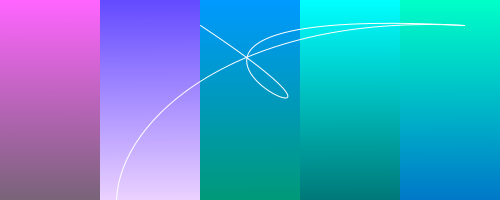
Frame 1 (no input)
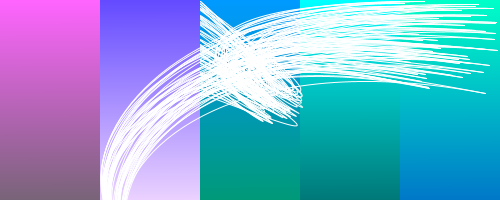
Frame 60 (the mouse pressed at the canvas centre just before this capture)
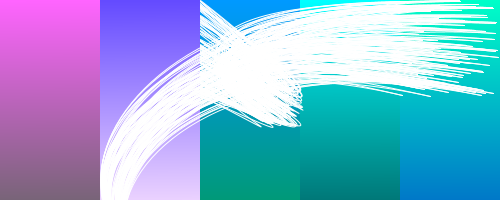
Frame 120 (the mouse held since frame 60 and released just before this capture)

The Processing sketch that drew these frames (run headless with seeded random() and noise(); from frame 60 on, the mouse is pressed at the canvas centre):

// Processing sketch: drawingoverpanes
// ── drawingoverpanes.pde
PImage img, img2, img3, img4, img5;

void setup() {

  size(500, 200); 

  strokeWeight(1);
  stroke(#FFFFFF);
  noFill();
  size(500, 200);  
  img = createImage(230, 230, ARGB);
  for(int i = 0; i < img.pixels.length; i++) {
    float a = map(i, 255, img.pixels.length, 255, 100);
    img.pixels[i] = color(a, 100, a); 
  }
  img2 = createImage(230, 230, ARGB);
  for(int i = 0; i < img2.pixels.length; i++) {
    float a = map(i, 255, img2.pixels.length, 255, 100);
    img2.pixels[img2.pixels.length-i-1] = color(a, a-25, 255); 
  }
  img4 = createImage(230, 230, ARGB);
  for(int i = 0; i < img4.pixels.length; i++) {
    float a = map(i, 255, img4.pixels.length, 255, 100);
    img4.pixels[i] = color(0, a, a); 
  }
  img3 = createImage(230, 230, ARGB);
  for(int i = 0; i < img3.pixels.length; i++) {
    float a = map(i, 255, img3.pixels.length, 255, 100);
    img3.pixels[i] = color(0, 153, a); 
  }
  img5 = createImage(230, 230, ARGB);
  for(int i = 0; i < img5.pixels.length; i++) {
    float a = map(i, 255, img5.pixels.length, 255, 100);
    img5.pixels[i] = color(0, a, 200); 
  }
  mybackground();
}
void mybackground() {
  background(0);
  image(img, 0, 0);
  image(img2, 100, 0);
  image(img3, 200, 0);
  image(img4, 300, 0);
  image(img5, 400, 0);
  image(img5, 500, 0);
}

void mousePressed(){
  mybackground();
}

void draw() {
  
  sketchyCircle();
}
void sketchyCircle(){
  beginShape();
  int x1 = int(random(500 - 100, 500));
  int y1 = int(random(0, 100));

  vertex(x1,y1);
  //bezierVertex(0, 0, WINDOWSIZE, x1, y1, WINDOWSIZE);
  //bezierVertex(0, 0, WINDOWSIZE, y1, x1, WINDOWSIZE);
  //bezierVertex(0, 0, WINDOWSIZE, x1, x1, WINDOWSIZE);
  bezierVertex(0, 0, 0, x1, x1, 200);

  //bezierVertex(0, 0, WINDOWSIZE, y1, y1, WINDOWSIZE);
  //bezierVertex(0, 0, x1, WINDOWSIZE, WINDOWSIZE, y1);

  endShape();
  
  beginShape();
  vertex(x1,y1);
  //bezierVertex(0, 0, WINDOWSIZE, x1, y1, WINDOWSIZE);
  //bezierVertex(0, 0, WINDOWSIZE, y1, x1, WINDOWSIZE);
  //bezierVertex(0, 0, WINDOWSIZE, x1, x1, WINDOWSIZE);
  //bezierVertex(0, 0, WINDOWSIZE, x1, x1, WINDOWSIZE);

  //bezierVertex(0, 0, WINDOWSIZE, y1, y1, WINDOWSIZE);
  bezierVertex(0, 0, x1, 200, 200, y1);

  endShape();

}
